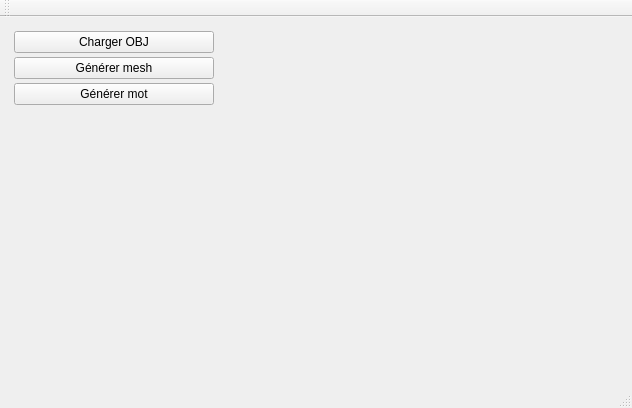
<?xml version="1.0" encoding="UTF-8"?>
<ui version="4.0">
 <class>MainWindow</class>
 <widget class="QMainWindow" name="MainWindow">
  <property name="geometry">
   <rect>
    <x>0</x>
    <y>0</y>
    <width>632</width>
    <height>408</height>
   </rect>
  </property>
  <property name="windowTitle">
   <string>MainWindow</string>
  </property>
  <widget class="QWidget" name="centralWidget">
   <layout class="QHBoxLayout" name="horizontalLayout">
    <item>
     <widget class="QWidget" name="widget_2" native="true">
      <property name="sizePolicy">
       <sizepolicy hsizetype="Maximum" vsizetype="Preferred">
        <horstretch>150</horstretch>
        <verstretch>0</verstretch>
       </sizepolicy>
      </property>
      <property name="minimumSize">
       <size>
        <width>150</width>
        <height>0</height>
       </size>
      </property>
      <layout class="QVBoxLayout" name="verticalLayout">
       <property name="spacing">
        <number>4</number>
       </property>
       <property name="leftMargin">
        <number>3</number>
       </property>
       <property name="topMargin">
        <number>3</number>
       </property>
       <property name="rightMargin">
        <number>3</number>
       </property>
       <property name="bottomMargin">
        <number>3</number>
       </property>
       <item>
        <widget class="QPushButton" name="pushButton_chargement">
         <property name="minimumSize">
          <size>
           <width>200</width>
           <height>0</height>
          </size>
         </property>
         <property name="text">
          <string>Charger OBJ</string>
         </property>
        </widget>
       </item>
       <item>
        <widget class="QPushButton" name="pushButton_generer">
         <property name="text">
          <string>Générer mesh</string>
         </property>
        </widget>
       </item>
       <item>
        <widget class="QPushButton" name="pushButton">
         <property name="text">
          <string>Générer mot</string>
         </property>
        </widget>
       </item>
       <item>
        <spacer name="verticalSpacer">
         <property name="orientation">
          <enum>Qt::Vertical</enum>
         </property>
         <property name="sizeHint" stdset="0">
          <size>
           <width>20</width>
           <height>40</height>
          </size>
         </property>
        </spacer>
       </item>
      </layout>
     </widget>
    </item>
    <item>
     <widget class="MeshViewerWidget" name="displayWidget" native="true"/>
    </item>
   </layout>
  </widget>
  <widget class="QMenuBar" name="menuBar">
   <property name="geometry">
    <rect>
     <x>0</x>
     <y>0</y>
     <width>632</width>
     <height>22</height>
    </rect>
   </property>
  </widget>
  <widget class="QToolBar" name="mainToolBar">
   <attribute name="toolBarArea">
    <enum>TopToolBarArea</enum>
   </attribute>
   <attribute name="toolBarBreak">
    <bool>false</bool>
   </attribute>
  </widget>
  <widget class="QStatusBar" name="statusBar"/>
 </widget>
 <layoutdefault spacing="6" margin="11"/>
 <customwidgets>
  <customwidget>
   <class>MeshViewerWidget</class>
   <extends>QWidget</extends>
   <header location="global">meshviewerwidget.h</header>
   <container>1</container>
  </customwidget>
 </customwidgets>
 <resources/>
 <connections/>
</ui>
